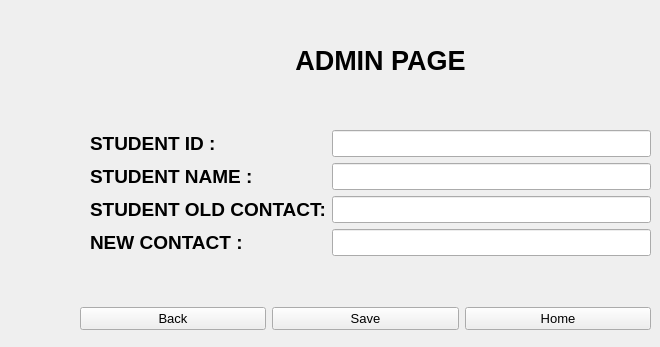
   <widget class="QWidget" name="page_6">
    <widget class="QLabel" name="label_25">
     <property name="geometry">
      <rect>
       <x>240</x>
       <y>40</y>
       <width>281</width>
       <height>41</height>
      </rect>
     </property>
     <property name="styleSheet">
      <string notr="true">color: rgb(0, 0, 0);</string>
     </property>
     <property name="text">
      <string>&lt;html&gt;&lt;head/&gt;&lt;body&gt;&lt;p align=&quot;center&quot;&gt;&lt;span style=&quot; font-size:20pt; font-weight:700;&quot;&gt;ADMIN PAGE&lt;/span&gt;&lt;/p&gt;&lt;/body&gt;&lt;/html&gt;</string>
     </property>
    </widget>
    <widget class="QWidget" name="formLayoutWidget_4">
     <property name="geometry">
      <rect>
       <x>90</x>
       <y>130</y>
       <width>561</width>
       <height>170</height>
      </rect>
     </property>
     <layout class="QFormLayout" name="formLayout_7">
      <item row="0" column="0">
       <widget class="QLabel" name="label_24">
        <property name="font">
         <font>
          <pointsize>12</pointsize>
         </font>
        </property>
        <property name="styleSheet">
         <string notr="true">color: rgb(0, 0, 0);</string>
        </property>
        <property name="text">
         <string>&lt;html&gt;&lt;head/&gt;&lt;body&gt;&lt;p&gt;&lt;span style=&quot; font-size:14pt; font-weight:700;&quot;&gt;STUDENT ID :&lt;/span&gt;&lt;/p&gt;&lt;/body&gt;&lt;/html&gt;</string>
        </property>
       </widget>
      </item>
      <item row="0" column="1">
       <widget class="QLineEdit" name="lineEdit_15">
        <property name="font">
         <font>
          <pointsize>12</pointsize>
         </font>
        </property>
        <property name="styleSheet">
         <string notr="true">color: rgb(0, 0, 0);</string>
        </property>
       </widget>
      </item>
      <item row="4" column="0">
       <widget class="QLabel" name="label_23">
        <property name="font">
         <font>
          <pointsize>12</pointsize>
         </font>
        </property>
        <property name="styleSheet">
         <string notr="true">color: rgb(0, 0, 0);</string>
        </property>
        <property name="text">
         <string>&lt;html&gt;&lt;head/&gt;&lt;body&gt;&lt;p&gt;&lt;span style=&quot; font-size:14pt; font-weight:700;&quot;&gt;NEW CONTACT :&lt;/span&gt;&lt;/p&gt;&lt;/body&gt;&lt;/html&gt;</string>
        </property>
       </widget>
      </item>
      <item row="4" column="1">
       <widget class="QLineEdit" name="lineEdit_16">
        <property name="font">
         <font>
          <pointsize>12</pointsize>
         </font>
        </property>
        <property name="styleSheet">
         <string notr="true">color: rgb(0, 0, 0);</string>
        </property>
        <property name="placeholderText">
         <string/>
        </property>
       </widget>
      </item>
      <item row="1" column="0">
       <widget class="QLabel" name="label_30">
        <property name="font">
         <font>
          <pointsize>12</pointsize>
         </font>
        </property>
        <property name="styleSheet">
         <string notr="true">color: rgb(0, 0, 0);</string>
        </property>
        <property name="text">
         <string>&lt;html&gt;&lt;head/&gt;&lt;body&gt;&lt;p&gt;&lt;span style=&quot; font-size:14pt; font-weight:700;&quot;&gt;STUDENT  NAME :&lt;/span&gt;&lt;/p&gt;&lt;/body&gt;&lt;/html&gt;</string>
        </property>
       </widget>
      </item>
      <item row="1" column="1">
       <widget class="QLineEdit" name="lineEdit_10">
        <property name="font">
         <font>
          <pointsize>12</pointsize>
         </font>
        </property>
        <property name="styleSheet">
         <string notr="true">color: rgb(0, 0, 0);</string>
        </property>
       </widget>
      </item>
      <item row="2" column="0">
       <widget class="QLabel" name="label_31">
        <property name="font">
         <font>
          <pointsize>12</pointsize>
         </font>
        </property>
        <property name="styleSheet">
         <string notr="true">color: rgb(0, 0, 0);</string>
        </property>
        <property name="text">
         <string>&lt;html&gt;&lt;head/&gt;&lt;body&gt;&lt;p&gt;&lt;span style=&quot; font-size:14pt; font-weight:700;&quot;&gt;STUDENT OLD CONTACT:&lt;/span&gt;&lt;/p&gt;&lt;/body&gt;&lt;/html&gt;</string>
        </property>
       </widget>
      </item>
      <item row="2" column="1">
       <widget class="QLineEdit" name="lineEdit_11">
        <property name="font">
         <font>
          <pointsize>12</pointsize>
         </font>
        </property>
        <property name="styleSheet">
         <string notr="true">color: rgb(0, 0, 0);</string>
        </property>
       </widget>
      </item>
     </layout>
    </widget>
    <widget class="QWidget" name="layoutWidget_6">
     <property name="geometry">
      <rect>
       <x>80</x>
       <y>300</y>
       <width>571</width>
       <height>38</height>
      </rect>
     </property>
     <property name="font">
      <font>
       <pointsize>10</pointsize>
      </font>
     </property>
     <layout class="QHBoxLayout" name="horizontalLayout_10">
      <item>
       <widget class="QPushButton" name="back5">
        <property name="font">
         <font>
          <pointsize>10</pointsize>
         </font>
        </property>
        <property name="styleSheet">
         <string notr="true">color: rgb(0, 0, 0);</string>
        </property>
        <property name="text">
         <string>Back</string>
        </property>
       </widget>
      </item>
      <item>
       <widget class="QPushButton" name="save3">
        <property name="font">
         <font>
          <pointsize>10</pointsize>
         </font>
        </property>
        <property name="styleSheet">
         <string notr="true">color: rgb(0, 0, 0);</string>
        </property>
        <property name="text">
         <string>Save</string>
        </property>
       </widget>
      </item>
      <item>
       <widget class="QPushButton" name="home6">
        <property name="font">
         <font>
          <pointsize>10</pointsize>
         </font>
        </property>
        <property name="styleSheet">
         <string notr="true">color: rgb(0, 0, 0);</string>
        </property>
        <property name="text">
         <string>Home</string>
        </property>
       </widget>
      </item>
     </layout>
    </widget>
   </widget>
